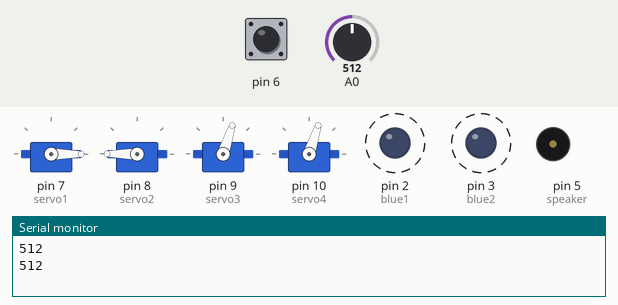
Simulated run of this sketch. Board: Arduino Uno, built with avr-gcc and run on an emulated ATmega328P. On the bench: 4 × servo, output pins drawn as LEDs (lit = HIGH), buzzer (waves = sounding), the last lines printed to the serial monitor. Dashed ring = blinking. The test bench sets the inputs (shaded band); at power-on: A0 = 512, pin 6 HIGH.

Above: at 3.0 s.
3.1 s: A0 set to 490
At 4.6 s:
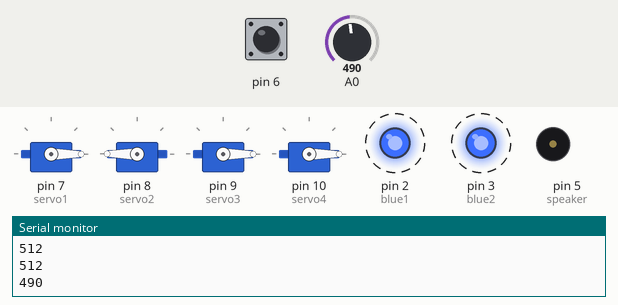
7.4 s: pin 6 pulled LOW for 2.6 s
At 8.07 s:
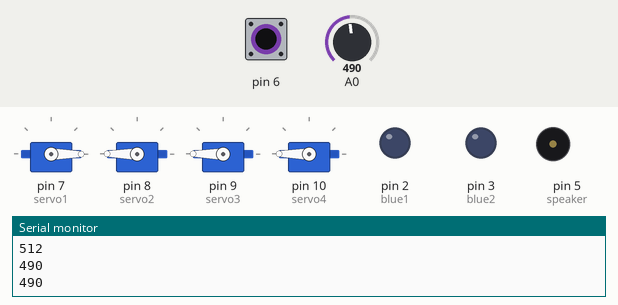
At 9.56 s:
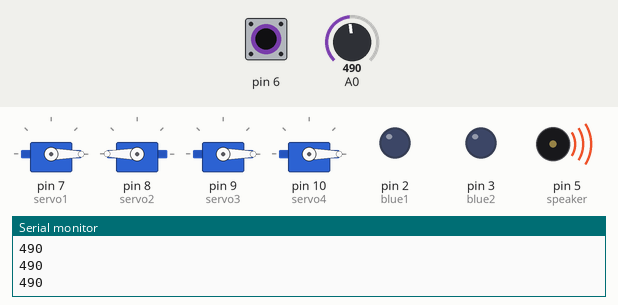
12.2 s: A0 set to 510
Timing chart, 0 to 21.7 s (numbered marks = the images above; inputs shaded):
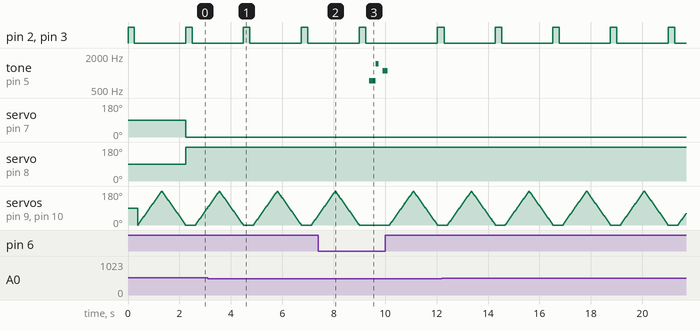

The sketch:

Robot.ino
```cpp
#include <Servo.h>

Servo servo1;//360
Servo servo2;//360
Servo servo3;//180
Servo servo4;//180

int blue1 = 2;
int blue2 = 3;

int pos = 90;
int knob = 0;

void setup() {
  servo1.attach(7); //360 attaches the servo to pin 7
  servo2.attach(8); //360
  servo3.attach(9); //180
  servo4.attach(10); //180
  pinMode(blue1, OUTPUT);
  pinMode(blue2, OUTPUT);
  Serial.begin(9600);

  pinMode(6, INPUT_PULLUP);

  pinMode(5, OUTPUT); //speaker

}

void loop() {
  knob = analogRead(A0); //read from A0, which is potienmeter
  //int blink = knob/2;
  int pause = map(knob, 0, 1023, 500, 0);
  Serial.println(knob);

  digitalWrite(blue1, HIGH);
  digitalWrite(blue2, HIGH);
  delay(pause);
  digitalWrite(blue1, LOW);
  digitalWrite(blue2, LOW);
  delay(pause/2);


  if (digitalRead(6) == LOW) {
    tone(5, 725 , 250);
    delay(pause);
    tone(5, 1450 , 100);
    delay(pause);
    tone(5, 1086 , 200);
    delay(pause);
  }

  servo3.write(90);
  servo4.write(90);

  for (pos = 0; pos <= 180; pos += 1) { // goes from 0 degrees to 180 degrees
    // in steps of 1 degree
    servo3.write(pos);
    servo4.write(pos);// tell servo to go to position in variable 'pos'
    delay(5);                       // waits 15ms for the servo to reach the position
  }
  for (pos = 180; pos >= 0; pos -= 1) { // goes from 180 degrees to 0 degrees
    servo3.write(pos);
    servo4.write(pos);// tell servo to go to position in variable 'pos'
    delay(5);                       // waits 15ms for the servo to reach the position
  }

  if (knob > 500) {
    servo1.attach(7);  //reattach servo
    servo2.attach(8);
    servo1.write(-360000);
    servo2.write(360000);
  }
  else {
    servo1.detach();   //detach servo, thus stop servo
    servo2.detach();
  }
}
```

Measured:
- after the input at 7.4 s, tone on pin 5 (speaker): plays 725 Hz for 0.25 s, 1450 Hz for 0.10 s, 1086 Hz for 0.20 s, starting after 2.0 s
- by itself, pin 2 (blue1), pin 3 (blue2): alternates HIGH for 0.25 s and LOW for 2.0 s
